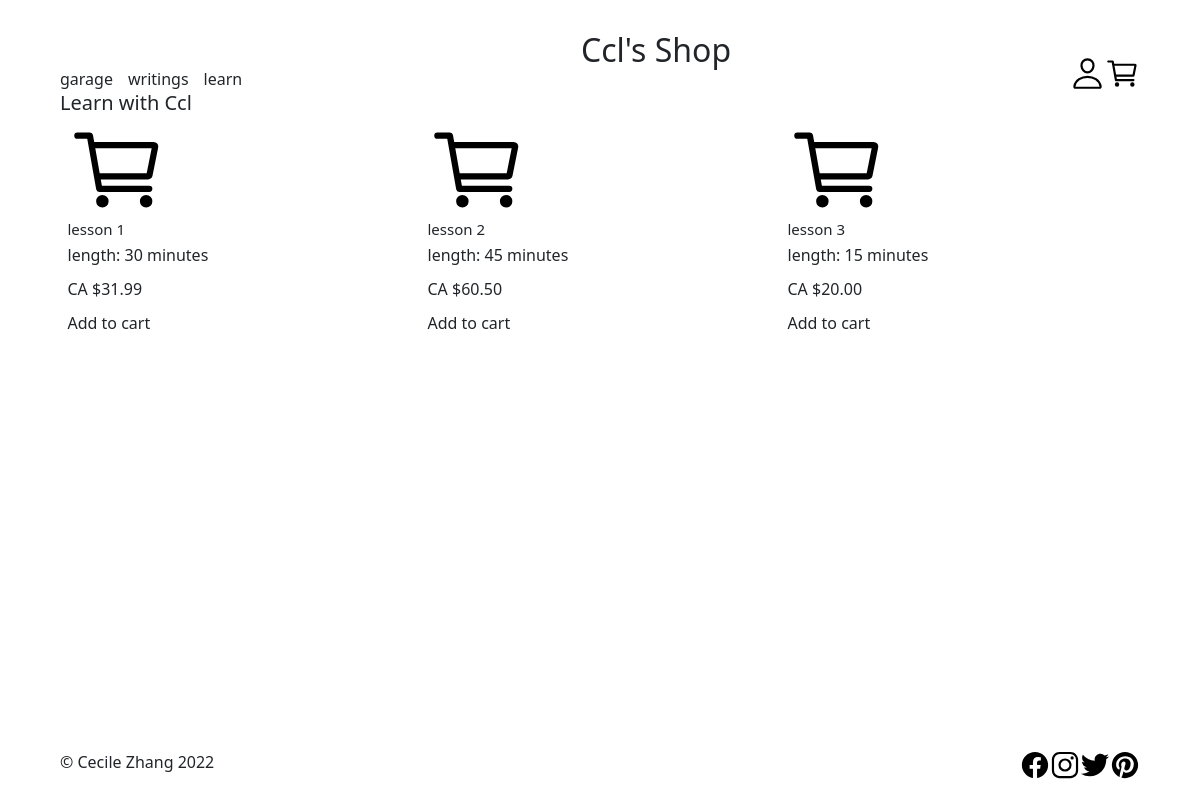
Page /learn on the committed database.
### tables this page shows
CREATE TABLE lessons (
   id INTEGER,
   name TEXT NOT NULL,
   duration_minutes TEXT NOT NULL,
   price REAL NOT NULL,
   PRIMARY KEY (id)
);

### app.py (the view)
@app.route('/learn')
def learn():
    con = sqlite3.connect("inventory.db")
    con.row_factory = dict_factory
    db = con.cursor()
    db.execute("SELECT * FROM lessons")
    lessons = db.fetchall()
    return render_template("learn.html", lessons=lessons)

### database.py (called while the page is built)
def dict_factory(cursor, row):
    d = {}
    for idx, col in enumerate(cursor.description):
        d[col[0]] = row[idx]
    return d

### helpers.py (called while the page is built)
def cad(value):
    return f"${value:,.2f}"

### templates/learn.html (shortened to what this page needs)
{% extends "layout.html" %}
{% block main %}
<h2>Learn with Ccl</h2>
<div class="container-fluid">
    <ul class="inventory row">
        {% for lesson in lessons %}
        <li class="item col">
            <a href="">
                <img src="../static/icons/cart.svg" alt="" height="100" width="100" loading="lazy">
                <h4>{{ lesson["name"] }}</h4>
                <p>length: {{ lesson["duration_minutes"] }} minutes</p>
                <p>
                    <span>CA </span>
                    <span>{{ lesson["price"] | cad }}</span>
                </p>
            </a>
            <button type="button">Add to cart</button>
        </li>
        {% endfor %}
    </ul>
</div>
{% endblock %}

### templates/layout.html (shortened to what this page needs)
<!DOCTYPE html>
<html lang="en">
<head>
    <link href="https://cdn.jsdelivr.net/npm/bootstrap@5.1.3/dist/css/bootstrap.min.css" rel="stylesheet"
>
    <link rel="stylesheet" href="../static/css/styles.css">
</head>
<body>
    <header>
        <nav>
            <ul class="wrapper">
                <li>
                    <ul class="categories">
                        <li>
                            <a href="/garage">garage</a>
                        </li>
                        <li>
                            <a href="/writings">writings</a>
                        </li>
                        <li>
                            <a href="/learn">learn</a>
                        </li>
                    </ul>
                </li>
                <li>
                    <a href="/"><h1>Ccl's Shop</h1></a>
                </li>
                <li>
                    <ul>
                        <li>
                            <button type="button">
                                <img src="../static/icons/profile.svg" height ="35" width="35" alt="">
                            </button>
                        </li>
                        <li>
                            <button type="button">
                                <img src="../static/icons/cart.svg" height="35" width="35" alt="">
                            </button>
                        </li>
                    </ul>
                </li>
            </ul>
        </nav>
    </header>
    <main>
        <div class="wrapper">
            {% block main %}{% endblock %}
        </div>
    </main>
    <footer>
        <div class="wrapper">
            <a href="https://www.cecilezhang.com">&copy; Cecile Zhang 2022</a>
            <ul>
                <li>
                    <a href="/"><img src="../static/icons/facebook.svg" alt="" height="30" width="30"></a>
                </li>
                <li>
                    <a href="/"><img src="../static/icons/instagram.svg" alt="" height="30" width="30"></a>
                </li>
                <li>
                    <a href="/"><img src="../static/icons/twitter.svg" alt="" height="30" width="30"></a>
                </li>
                <li>
                    <a href="/"><img src="../static/icons/pinterest.svg" alt="" height="30" width="30"></a>
                </li>
            </ul>
        </div>
    </footer>
</body>
</html>

### static/css/styles.css (style rules this page uses)
html { line-height:1.15;-ms-text-size-adjust:100%;-webkit-text-size-adjust:100% }
body { margin:0 }
article,aside,footer,header,nav,section { display:block }
h1 { font-size:2em;margin:.67em 0 }
figcaption,figure,main { display:block }
a { background-color:transparent;-webkit-text-decoration-skip:objects }
img { border-style:none }
button,input,optgroup,select,textarea { font-family:sans-serif;font-size:100%;line-height:1.15;margin:0 }
button,input { overflow:visible }
button,select { text-transform:none }
button,html [type=button],[type=reset],[type=submit] { -webkit-appearance:button }
html { -moz-box-sizing: border-box; -webkit-box-sizing: border-box; box-sizing: border-box; }
*, *:before, *:after { box-sizing: inherit }
* { margin: 0px; padding: 0px; }
html { font-size: 62.5%; }
body { font-size: 1.6rem; min-height: 100vh; display: flex; flex-direction: column; padding: 10px 0; }
main { flex-grow: 2; }
.wrapper { width: 90%; max-width: 1200px; margin: 0px auto; }
ul { list-style-type: none; padding-left: 0; }
a, button { text-decoration: none; font-weight: 100; font-style: inherit; border: none; color: inherit; background: inherit; cursor: pointer; font-family: inherit; }
nav ul { display: flex; }
nav ul:first-child { justify-content: space-between; align-items: flex-end; }
.categories li:nth-child(2) { padding: 0px 5px; margin: 0px 10px; }
.item { min-width: 200px; }
footer div { display: flex; justify-content: space-between; }
footer ul { display: flex; }

### rows in the picture
lessons: name "lesson 1", duration_minutes "30", price|cad "$31.99"
lessons: name "lesson 2", duration_minutes "45", price|cad "$60.50"
lessons: name "lesson 3", duration_minutes "15", price|cad "$20.00"
